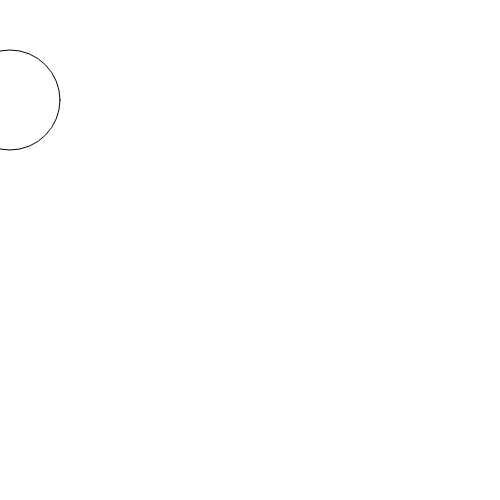
Frame 1 (no input)
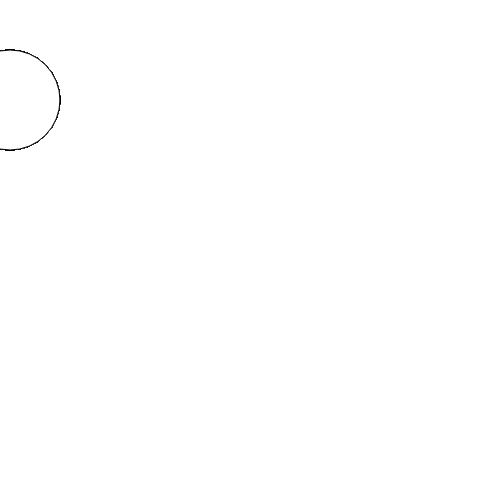
Frame 60 (no input)
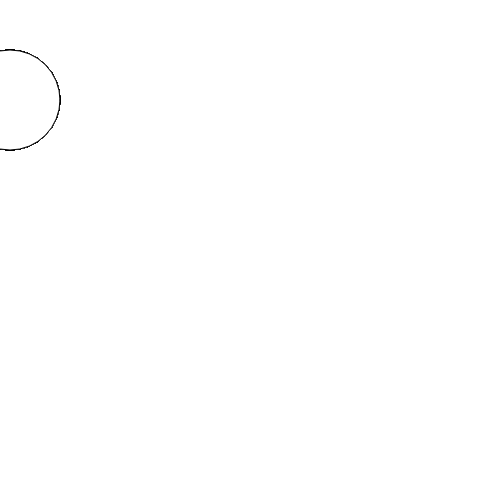
Frame 120 (the mouse pressed at the canvas centre since frame 60)

The p5.js sketch that drew these frames (run headless with seeded random() and noise() and a simulated clock; from frame 60 on, the mouse is pressed at the canvas centre):

// p5.js sketch
// ── sketch.js
function setup() {
  createCanvas(500, 500);
}

function draw() {
ellipse(10, 100, 100, 100); 
}
